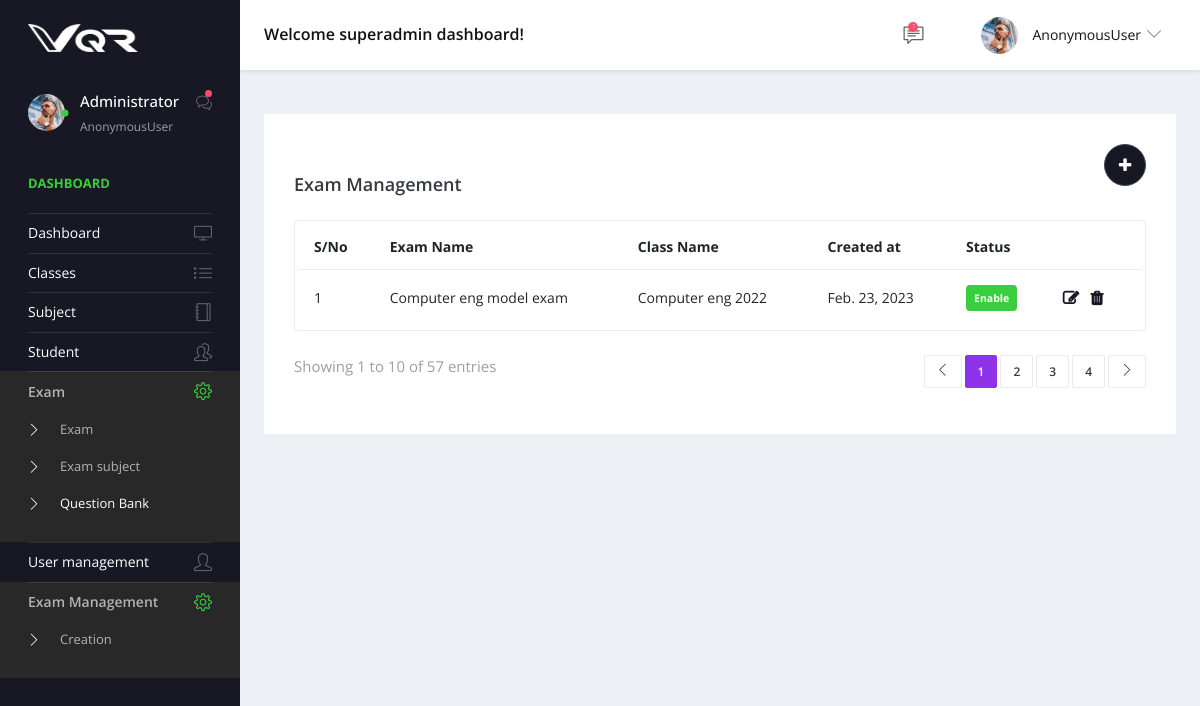
Page /exam on the earlier database version.
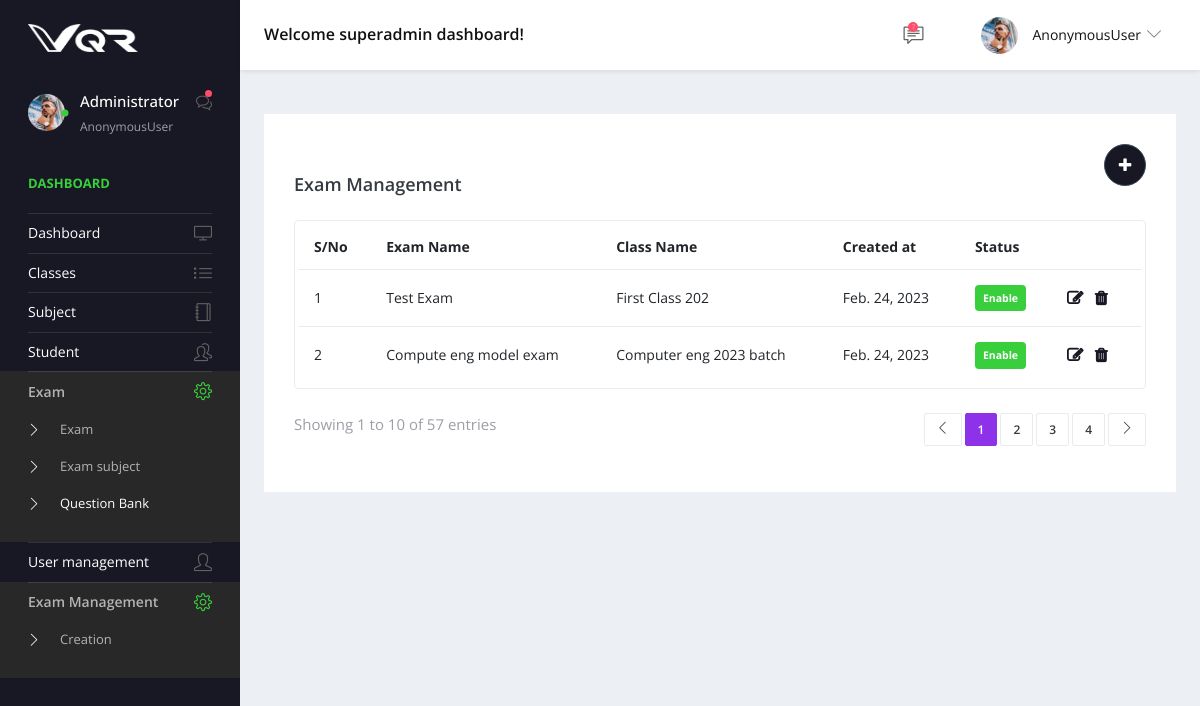
Same page on the later database version.
### app/models.py (models this page shows)
class common_table(models.Model):
    created_by = models.ForeignKey(User, related_name="%(app_label)s_%(class)s_ownership",on_delete=models.CASCADE,null=True)
    created_dt = models.DateField(auto_now=True)
    updated_by =  models.ForeignKey(User, related_name="%(app_label)s_%(class)s_ownership1",on_delete=models.CASCADE,null=True)
    updated_dt = models.DateField(null=True)
    created_tm = models.TimeField(auto_now=True)
    updated_tm = models.TimeField(null=True)
    status = models.CharField(max_length=10, null=True)
    class Meta:
        abstract = True

class Exam_master(common_table):
    exam_name = models.CharField(max_length=25,null=True)
    class_id = models.ForeignKey(Class_master,related_name='Exam_master_class_id',on_delete=models.CASCADE,null=True)
    duration = models.CharField(max_length=25,null=True)

class Class_master(common_table):
    name  = models.CharField(max_length=25,null=True)

### app/views.py (the view)
# urls.py: path('exam',views.exam,name='exam'),
def exam(request):
    data = Exam_master.objects.all()
    context = {
        'data':data
    }
    return render(request,'exam.html',context)

### app/templates/exam.html (shortened to what this page needs)
{% extends 'base.html' %}
{% block content %}
<div class="content-wrapper">
    <div class="row">
      <div class="col-md-12 grid-margin stretch-card">
        <div class="card">
          <div class="card-body">
            <a href="{% url 'create_exam' %}">
            <button style=" float: right;background: #181824;" type="button" class="btn btn-dark btn-rounded btn-icon">
                <i class="fa fa-plus m-1"></i>
              </button>
          </a>
            <br>
            <div class="d-sm-flex align-items-center mb-4">
              <h4 class="card-title mb-sm-0 mt-2">Exam Management</h4>
            </div>
            <div class="table-responsive border rounded p-1">
              <table class="table">
                <thead>
                  <tr>
                    <th class="font-weight-bold"> S/No</th>
                    <th class="font-weight-bold">Exam Name</th>
                    <th class="font-weight-bold">Class Name</th>
                    <th class="font-weight-bold">Created at</th>
                    <th class="font-weight-bold">Status</th>
                    <th>
                    </th>
                  </tr>
                </thead>
                <tbody>
                  {% for i in data %}
                  <tr>
                    <td>{{forloop.counter}}</td>
                    <td>
                      {{i.exam_name}}
                    </td>
                    <td>
                      {{i.class_id.name}}
                    </td>
                    <td> {{i.class_id.created_dt}}</td>
                    <td>
                      <div class="badge badge-success p-2">Enable</div>
                    </td>
                    <td>
                        <a href=""> <i style="color: #181824;
                            font-weight: bold;
                            font-size: 16px;" class="fa fa-edit"></i></a>
                        <a href="" class="m-2"> <i style="color: #181824;
                            font-weight: bold;
                            font-size: 16px;" class="fa fa-trash"></i></a>
                    </td>
                  </tr>
                  {% endfor %}
                </tbody>
              </table>
            </div>
            <div class="d-flex mt-4 flex-wrap">
              <p class="text-muted">Showing 1 to 10 of 57 entries</p>
              <nav class="ml-auto">
                <ul class="pagination separated pagination-info">
                  <li class="page-item"><a href="#" class="page-link"><i class="icon-arrow-left"></i></a></li>
                  <li class="page-item active"><a href="#" class="page-link">1</a></li>
                  <li class="page-item"><a href="#" class="page-link">2</a></li>
                  <li class="page-item"><a href="#" class="page-link">3</a></li>
                  <li class="page-item"><a href="#" class="page-link">4</a></li>
                  <li class="page-item"><a href="#" class="page-link"><i class="icon-arrow-right"></i></a></li>
                </ul>
              </nav>
            </div>
          </div>
        </div>
      </div>
    </div>
  </div>
{% endblock %}

Differences in the rows shown:
removed Exam_master: exam_name "Computer eng model exam", class_id.name "Computer eng 2022", class_id.created_dt "Feb. 23, 2023"
added Exam_master: exam_name "Test Exam", class_id.name "First Class 202", class_id.created_dt "Feb. 24, 2023"
added Exam_master: exam_name "Compute eng model exam", class_id.name "Computer eng 2023 batch", class_id.created_dt "Feb. 24, 2023"
